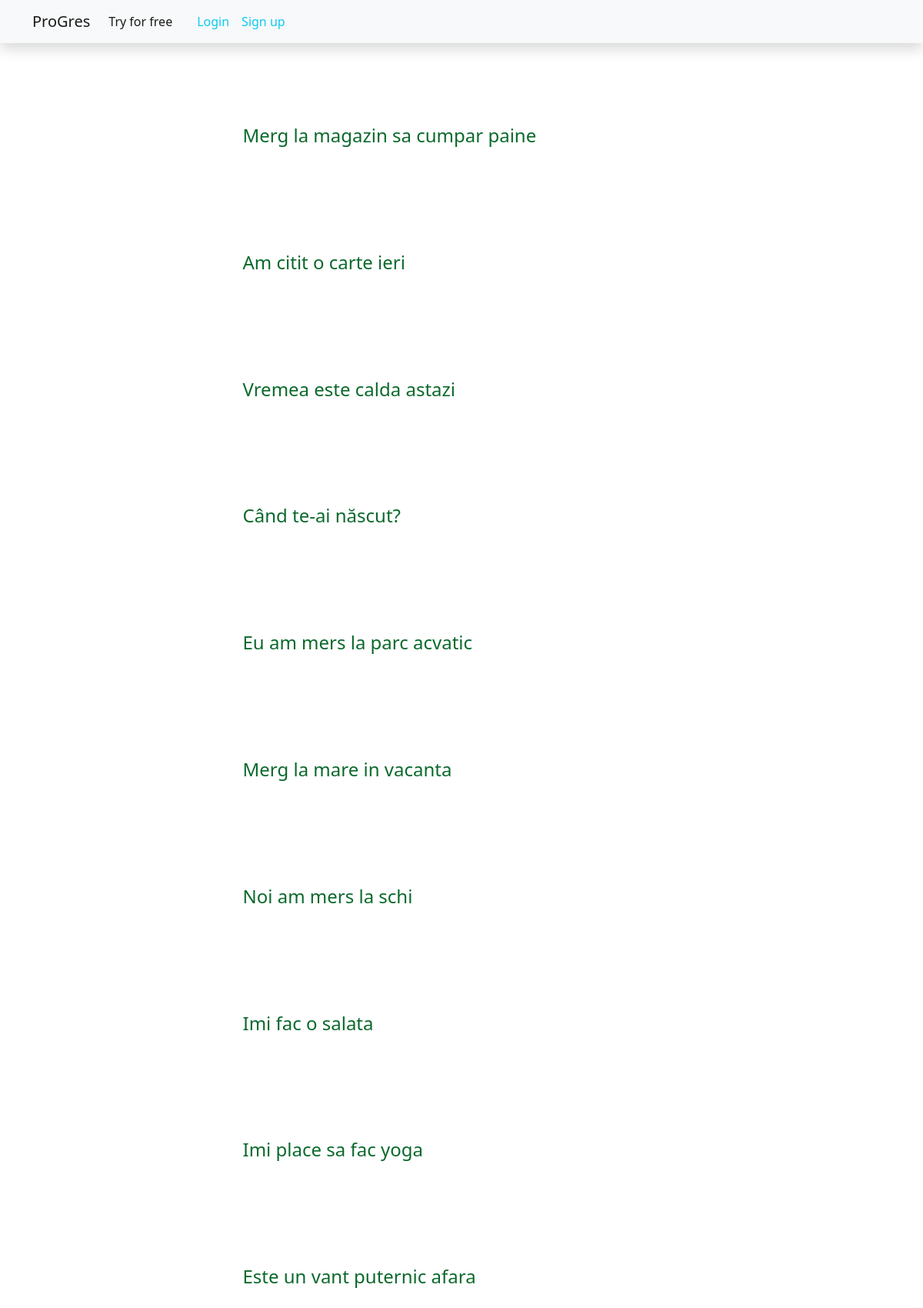
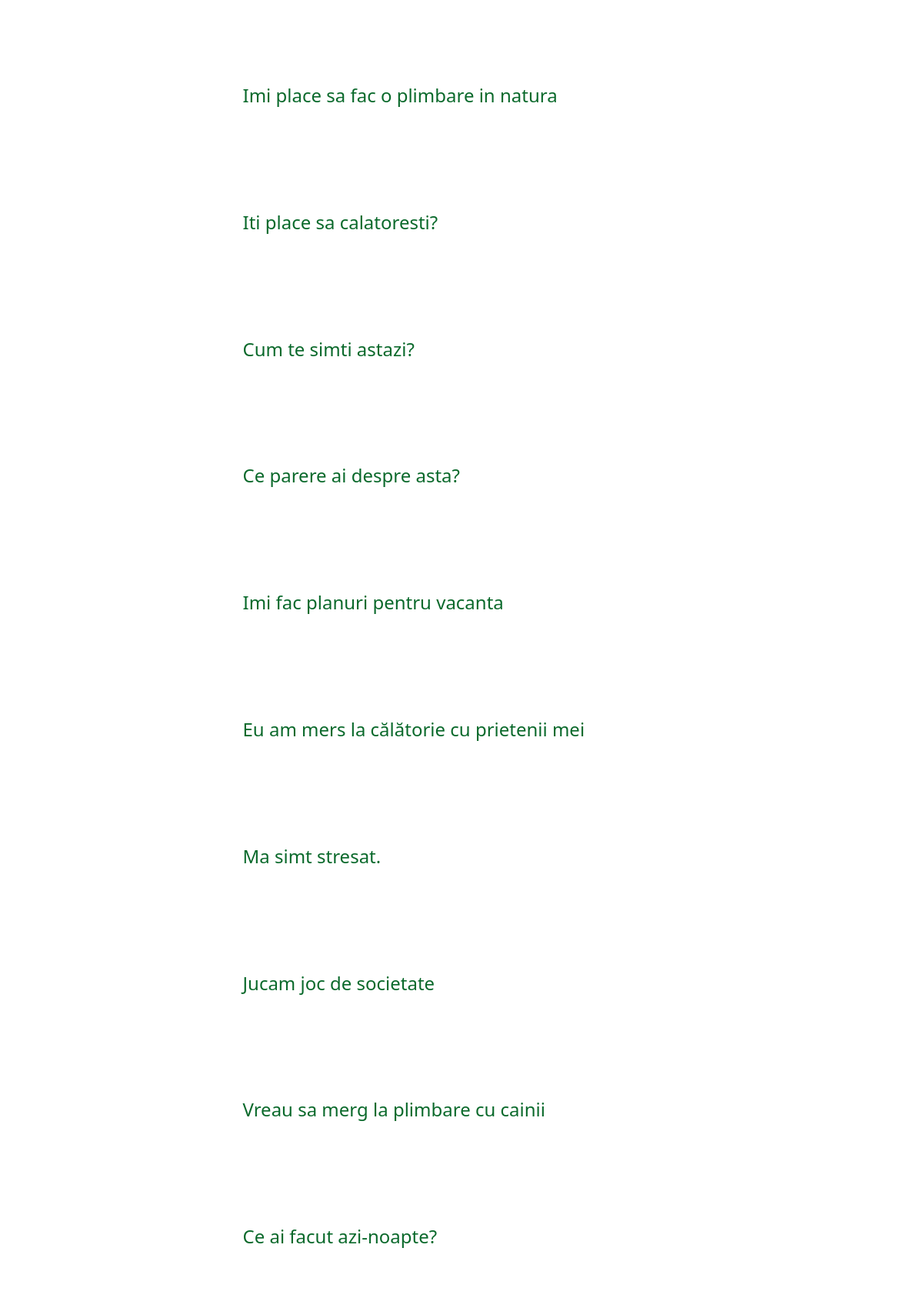
The page /try/ (upper part) on the database its author committed (2 pictures, top to bottom).
### learn/models.py (models this page shows)
class Expression(models.Model):
    rom = models.CharField(max_length=500)
    eng = models.CharField(max_length=500)
    def __str__(self):
        s = ''.join(char for char in self.rom if char.isalnum())
        return s

### learn/views.py (the view)
# urls.py: path('try/', views.ExpressionListView.as_view(), name='try'),
class ExpressionListView(ListView):
    model = Expression
    template_name = 'learn/try.html'
    def get_queryset(self, *args, **kwargs):
        qs = super(ExpressionListView, self).get_queryset()
        qs = qs.order_by("?")
        return qs

### learn/templates/learn/try.html (shortened to what this page needs)
{% extends 'base.html' %}
{% block content %}
    <div class="container mt-3">
          <div class="row sticky">
      </div>
      <div class="row justify-content-lg-center">
            {% for exp in object_list %}
            <div class="col-lg-7 my-3 p-5">
                <h4 id="{{ exp.pk }}" style="color: rgba(2,100,36,0.97)">{{ exp.rom|capfirst }}</h4>
            </div>
            {% endfor %}
      </div>
      </div>
{% endblock %}

### templates/base.html (shortened to what this page needs)
{% load static %}
<!DOCTYPE html>
<html lang="en">
<head>
    <link rel="stylesheet" href="https://cdn.jsdelivr.net/npm/bootstrap@5.2.3/dist/css/bootstrap.min.css">
    <link rel="stylesheet" href="{% static 'style.css' %}">
</head>
<body>
<div class="container pb-5 mb-5">
    <nav class="navbar navbar-expand-lg bg-light shadow fixed-top">
  <div class="container">
    <a class="navbar-brand" href="{% url 'index' %}">ProGres</a>
    <div class="collapse navbar-collapse" id="navbarNav">
      <ul class="navbar-nav">
        <li class="nav-item">
          <a class="nav-link active" aria-current="page" href="{% url 'try' %}">Try for free</a>
         </li>
        <li class="nav-item">
          <a class="nav-link active" aria-current="page" href=""></a>
        </li>
          {% if request.user.is_authenticated %}
              <li class="nav-item">
            <a class="nav-link text-danger" href="{% url 'account_logout' %}">Logout</a>
              </li>
              <li class="nav-item">
            <a class="nav-link text-info" href="#">{{ request.user }}</a>
              </li>
          {% else %}
        <li class="nav-item">
            <a class="nav-link text-info" href="{% url 'account_login' %}">Login</a>
        </li>
              <li class="nav-item">
            <a class="nav-link text-info" href="{% url 'account_signup' %}">Sign up</a>
        </li>
          {% endif %}
      </ul>
    </div>
  </div>
</nav>
</div>
        {% block content %}
        {% endblock content %}
</body>
</html>

### static/style.css (style rules this page uses)
div.sticky { position: -webkit-sticky; position: sticky; top: 0; padding: 1px; font-size: 20px; }
a { text-decoration-line: none; color: aliceblue; }

### rows shown on the page
Expression: rom "Merg la magazin sa cumpar paine"
Expression: rom "Am citit o carte ieri"
Expression: rom "Vremea este calda astazi"
Expression: rom "Când te-ai născut?"
Expression: rom "Eu am mers la parc acvatic"
Expression: rom "Merg la mare in vacanta"
Expression: rom "Noi am mers la schi"
Expression: rom "Imi fac o salata"
Expression: rom "Imi place sa fac yoga"
Expression: rom "Este un vant puternic afara"
Expression: rom "Imi place sa fac o plimbare in natura"
Expression: rom "Iti place sa calatoresti?"
Expression: rom "Cum te simti astazi?"
Expression: rom "Ce parere ai despre asta?"
Expression: rom "Imi fac planuri pentru vacanta"
Expression: rom "Eu am mers la călătorie cu prietenii mei"
Expression: rom "Ma simt stresat."
Expression: rom "Jucam joc de societate"
Expression: rom "Vreau sa merg la plimbare cu cainii"
Expression: rom "Ce ai facut azi-noapte?"
